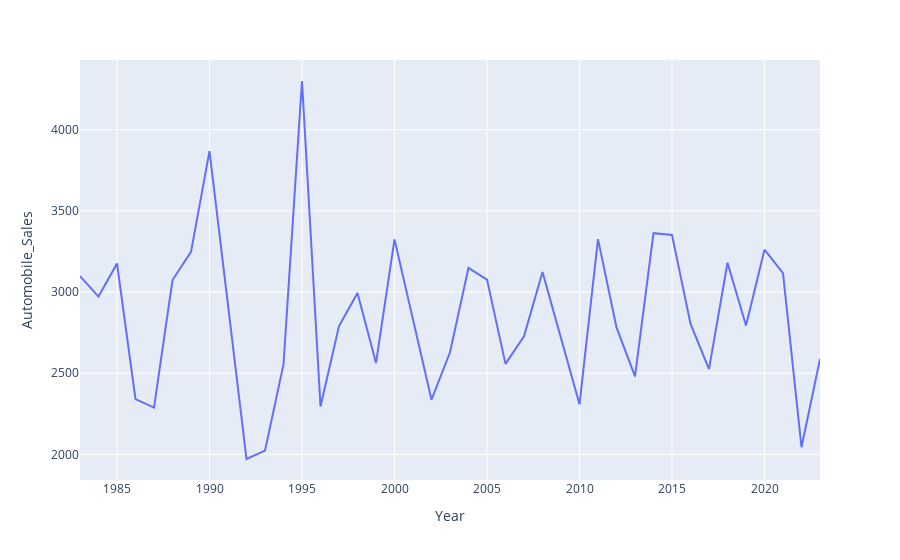

This figure's notebook cell:
### Code cell
non_recession_data = data[data['Recession'] == 0]
avg_auto_sales = non_recession_data.groupby('Year',as_index=False)['Automobile_Sales'].mean()
fig_avg_auto_sales = px.line(avg_auto_sales,x='Year',y='Automobile_Sales')
fig_avg_auto_sales.show()

### Figure 1 — Plotly figure (JSON) as saved in the notebook; plotly's stock layout.template omitted (floating-point values rounded to 4 significant figures)
{"data": [{"hovertemplate": "Year=%{x}<br>Automobile_Sales=%{y}<extra></extra>", "legendgroup": "", "line": {"color": "#636efa", "dash": "solid"}, "marker": {"symbol": "circle"}, "mode": "lines", "name": "", "orientation": "v", "showlegend": false, "type": "scatter", "x": [1983, 1984, 1985, 1986, 1987, 1988, 1989, 1990, 1992, 1993, 1994, 1995, 1996, 1997, 1998, 1999, 2000, 2002, 2003, 2004, 2005, 2006, 2007, 2008, 2010, 2011, 2012, 2013, 2014, 2015, 2016, 2017, 2018, 2019, 2020, 2021, 2022, 2023], "xaxis": "x", "y": [3098.0, 2972.0, 3176.0, 2341.0, 2288.0, 3074.0, 3248.0, 3868.0, 1972.0, 2023.0, 2555.0, 4300.0, 2295.0, 2790.0, 2995.0, 2563.0, 3325.0, 2337.0, 2629.0, 3149.0, 3077.0, 2558.0, 2727.0, 3124.0, 2309.0, 3326.0, 2782.0, 2481.0, 3363.0, 3352.0, 2806.0, 2526.0, 3181.0, 2794.0, 3261.0, 3116.0, 2044.0, 2588.0], "yaxis": "y"}], "layout": {"legend": {"tracegroupgap": 0}, "margin": {"t": 60}, "xaxis": {"anchor": "y", "domain": [0, 1], "title": {"text": "Year"}}, "yaxis": {"anchor": "x", "domain": [0, 1], "title": {"text": "Automobile_Sales"}}}}
